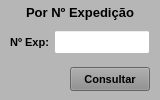
               <widget class="QWidget" name="widget_Cor6" native="true">
                <property name="sizePolicy">
                 <sizepolicy hsizetype="Preferred" vsizetype="Preferred">
                  <horstretch>0</horstretch>
                  <verstretch>0</verstretch>
                 </sizepolicy>
                </property>
                <property name="minimumSize">
                 <size>
                  <width>0</width>
                  <height>0</height>
                 </size>
                </property>
                <property name="maximumSize">
                 <size>
                  <width>160</width>
                  <height>16777215</height>
                 </size>
                </property>
                <property name="styleSheet">
                 <string notr="true">background-color: rgb(182, 182, 182);</string>
                </property>
                <layout class="QVBoxLayout" name="verticalLayout_14">
                 <property name="spacing">
                  <number>5</number>
                 </property>
                 <property name="leftMargin">
                  <number>5</number>
                 </property>
                 <property name="topMargin">
                  <number>3</number>
                 </property>
                 <property name="rightMargin">
                  <number>5</number>
                 </property>
                 <property name="bottomMargin">
                  <number>3</number>
                 </property>
                 <item>
                  <widget class="QLabel" name="label_63">
                   <property name="minimumSize">
                    <size>
                     <width>0</width>
                     <height>15</height>
                    </size>
                   </property>
                   <property name="maximumSize">
                    <size>
                     <width>16777215</width>
                     <height>15</height>
                    </size>
                   </property>
                   <property name="font">
                    <font>
                     <pointsize>10</pointsize>
                     <weight>75</weight>
                     <bold>true</bold>
                    </font>
                   </property>
                   <property name="text">
                    <string>Por Nº Expedição</string>
                   </property>
                   <property name="alignment">
                    <set>Qt::AlignCenter</set>
                   </property>
                  </widget>
                 </item>
                 <item>
                  <widget class="QWidget" name="widget_39" native="true">
                   <property name="minimumSize">
                    <size>
                     <width>0</width>
                     <height>30</height>
                    </size>
                   </property>
                   <property name="maximumSize">
                    <size>
                     <width>16777215</width>
                     <height>30</height>
                    </size>
                   </property>
                   <property name="styleSheet">
                    <string notr="true"/>
                   </property>
                   <layout class="QHBoxLayout" name="horizontalLayout_10">
                    <property name="spacing">
                     <number>5</number>
                    </property>
                    <property name="leftMargin">
                     <number>5</number>
                    </property>
                    <property name="topMargin">
                     <number>3</number>
                    </property>
                    <property name="rightMargin">
                     <number>5</number>
                    </property>
                    <property name="bottomMargin">
                     <number>3</number>
                    </property>
                    <item>
                     <widget class="QLabel" name="label_66">
                      <property name="minimumSize">
                       <size>
                        <width>0</width>
                        <height>0</height>
                       </size>
                      </property>
                      <property name="maximumSize">
                       <size>
                        <width>50</width>
                        <height>16777215</height>
                       </size>
                      </property>
                      <property name="font">
                       <font>
                        <pointsize>8</pointsize>
                        <weight>75</weight>
                        <bold>true</bold>
                       </font>
                      </property>
                      <property name="text">
                       <string>Nº Exp:</string>
                      </property>
                      <property name="alignment">
                       <set>Qt::AlignCenter</set>
                      </property>
                     </widget>
                    </item>
                    <item>
                     <widget class="QLineEdit" name="line_Num_Exp">
                      <property name="sizePolicy">
                       <sizepolicy hsizetype="Preferred" vsizetype="Preferred">
                        <horstretch>0</horstretch>
                        <verstretch>0</verstretch>
                       </sizepolicy>
                      </property>
                      <property name="minimumSize">
                       <size>
                        <width>0</width>
                        <height>0</height>
                       </size>
                      </property>
                      <property name="maximumSize">
                       <size>
                        <width>16777215</width>
                        <height>16777215</height>
                       </size>
                      </property>
                      <property name="font">
                       <font>
                        <pointsize>8</pointsize>
                       </font>
                      </property>
                      <property name="styleSheet">
                       <string notr="true">background-color: rgb(255, 255, 255);</string>
                      </property>
                      <property name="alignment">
                       <set>Qt::AlignCenter</set>
                      </property>
                      <property name="placeholderText">
                       <string/>
                      </property>
                     </widget>
                    </item>
                   </layout>
                  </widget>
                 </item>
                 <item>
                  <widget class="QWidget" name="widget_43" native="true">
                   <property name="minimumSize">
                    <size>
                     <width>0</width>
                     <height>30</height>
                    </size>
                   </property>
                   <property name="maximumSize">
                    <size>
                     <width>16777215</width>
                     <height>30</height>
                    </size>
                   </property>
                   <property name="styleSheet">
                    <string notr="true"/>
                   </property>
                   <layout class="QHBoxLayout" name="horizontalLayout_11">
                    <property name="spacing">
                     <number>5</number>
                    </property>
                    <property name="leftMargin">
                     <number>5</number>
                    </property>
                    <property name="topMargin">
                     <number>3</number>
                    </property>
                    <property name="rightMargin">
                     <number>5</number>
                    </property>
                    <property name="bottomMargin">
                     <number>3</number>
                    </property>
                    <item>
                     <widget class="QLabel" name="label_18">
                      <property name="text">
                       <string/>
                      </property>
                     </widget>
                    </item>
                    <item>
                     <widget class="QPushButton" name="btn_Num_Exp">
                      <property name="sizePolicy">
                       <sizepolicy hsizetype="Preferred" vsizetype="Preferred">
                        <horstretch>0</horstretch>
                        <verstretch>0</verstretch>
                       </sizepolicy>
                      </property>
                      <property name="maximumSize">
                       <size>
                        <width>80</width>
                        <height>16777215</height>
                       </size>
                      </property>
                      <property name="font">
                       <font>
                        <pointsize>8</pointsize>
                        <weight>75</weight>
                        <bold>true</bold>
                       </font>
                      </property>
                      <property name="cursor">
                       <cursorShape>PointingHandCursor</cursorShape>
                      </property>
                      <property name="styleSheet">
                       <string notr="true">background-color: rgb(141, 141, 141);</string>
                      </property>
                      <property name="text">
                       <string>Consultar</string>
                      </property>
                     </widget>
                    </item>
                   </layout>
                  </widget>
                 </item>
                </layout>
               </widget>
